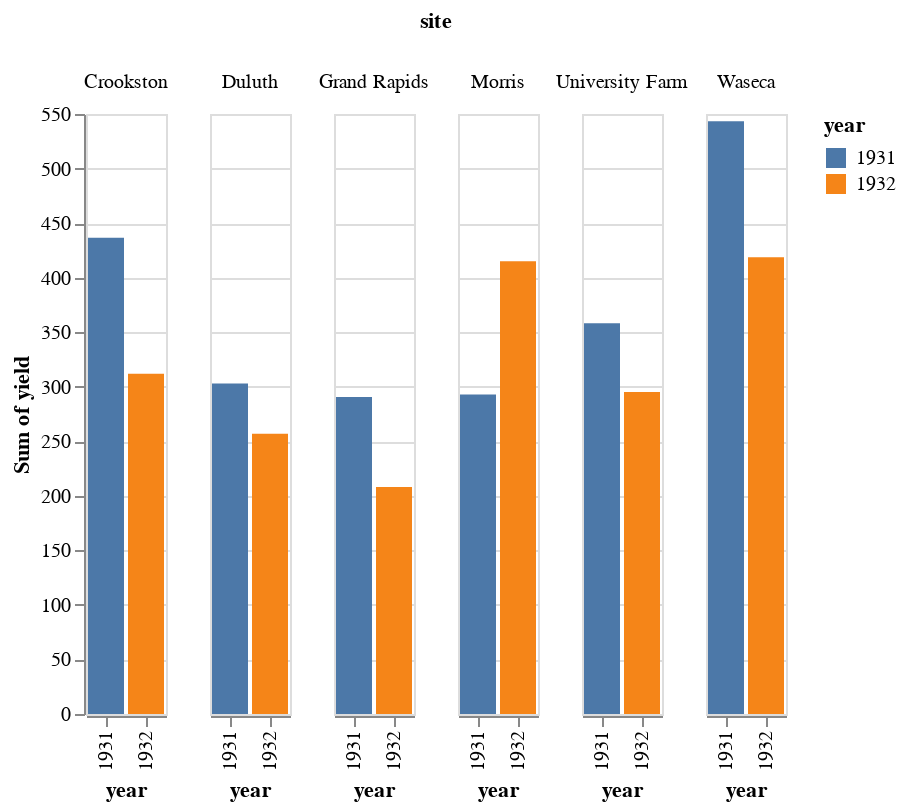

Notebook code cell kept with this figure:
### Code cell
import altair as alt
from vega_datasets import data

source = data.barley()



alt.Chart(source).mark_bar().encode(
    x='year:O',
    y='sum(yield):Q',
    color='year:N',
    column='site:N'
)

### Figure 1 — Vega-Lite specification as saved in the notebook (floating-point values rounded to 4 significant figures)
{"config": {"view": {"continuousWidth": 400, "continuousHeight": 300}}, "data": {"name": "data-093ece8c35bb2d41094cfb6138ec810b"}, "mark": "bar", "encoding": {"color": {"type": "nominal", "field": "year"}, "column": {"type": "nominal", "field": "site"}, "x": {"type": "ordinal", "field": "year"}, "y": {"type": "quantitative", "aggregate": "sum", "field": "yield"}}, "$schema": "https://vega.github.io/schema/vega-lite/v4.8.1.json", "datasets": {"data-093ece8c35bb2d41094cfb6138ec810b": [{"yield": 27.0, "variety": "Manchuria", "year": 1931, "site": "University Farm"}, {"yield": 48.87, "variety": "Manchuria", "year": 1931, "site": "Waseca"}, {"yield": 27.43, "variety": "Manchuria", "year": 1931, "site": "Morris"}, {"yield": 39.93, "variety": "Manchuria", "year": 1931, "site": "Crookston"}, {"yield": 32.97, "variety": "Manchuria", "year": 1931, "site": "Grand Rapids"}, {"yield": 28.97, "variety": "Manchuria", "year": 1931, "site": "Duluth"}, {"yield": 43.07, "variety": "Glabron", "year": 1931, "site": "University Farm"}, {"yield": 55.2, "variety": "Glabron", "year": 1931, "site": "Waseca"}, {"yield": 28.77, "variety": "Glabron", "year": 1931, "site": "Morris"}, {"yield": 38.13, "variety": "Glabron", "year": 1931, "site": "Crookston"}, {"yield": 29.13, "variety": "Glabron", "year": 1931, "site": "Grand Rapids"}, {"yield": 29.67, "variety": "Glabron", "year": 1931, "site": "Duluth"}, {"yield": 35.13, "variety": "Svansota", "year": 1931, "site": "University Farm"}, {"yield": 47.33, "variety": "Svansota", "year": 1931, "site": "Waseca"}, {"yield": 25.77, "variety": "Svansota", "year": 1931, "site": "Morris"}, {"yield": 40.47, "variety": "Svansota", "year": 1931, "site": "Crookston"}, {"yield": 29.67, "variety": "Svansota", "year": 1931, "site": "Grand Rapids"}, {"yield": 25.7, "variety": "Svansota", "year": 1931, "site": "Duluth"}, {"yield": 39.9, "variety": "Velvet", "year": 1931, "site": "University Farm"}, {"yield": 50.23, "variety": "Velvet", "year": 1931, "site": "Waseca"}, {"yield": 26.13, "variety": "Velvet", "year": 1931, "site": "Morris"}, {"yield": 41.33, "variety": "Velvet", "year": 1931, "site": "Crookston"}, {"yield": 23.03, "variety": "Velvet", "year": 1931, "site": "Grand Rapids"}, {"yield": 26.3, "variety": "Velvet", "year": 1931, "site": "Duluth"}, {"yield": 36.57, "variety": "Trebi", "year": 1931, "site": "University Farm"}, {"yield": 63.83, "variety": "Trebi", "year": 1931, "site": "Waseca"}, {"yield": 43.77, "variety": "Trebi", "year": 1931, "site": "Morris"}, {"yield": 46.93, "variety": "Trebi", "year": 1931, "site": "Crookston"}, {"yield": 29.77, "variety": "Trebi", "year": 1931, "site": "Grand Rapids"}, {"yield": 33.93, "variety": "Trebi", "year": 1931, "site": "Duluth"}, {"yield": 43.27, "variety": "No. 457", "year": 1931, "site": "University Farm"}, {"yield": 58.1, "variety": "No. 457", "year": 1931, "site": "Waseca"}, {"yield": 28.7, "variety": "No. 457", "year": 1931, "site": "Morris"}, {"yield": 45.67, "variety": "No. 457", "year": 1931, "site": "Crookston"}, {"yield": 32.17, "variety": "No. 457", "year": 1931, "site": "Grand Rapids"}, {"yield": 33.6, "variety": "No. 457", "year": 1931, "site": "Duluth"}, {"yield": 36.6, "variety": "No. 462", "year": 1931, "site": "University Farm"}, {"yield": 65.77, "variety": "No. 462", "year": 1931, "site": "Waseca"}, {"yield": 30.37, "variety": "No. 462", "year": 1931, "site": "Morris"}, {"yield": 48.57, "variety": "No. 462", "year": 1931, "site": "Crookston"}, {"yield": 24.93, "variety": "No. 462", "year": 1931, "site": "Grand Rapids"}, {"yield": 28.1, "variety": "No. 462", "year": 1931, "site": "Duluth"}, {"yield": 32.77, "variety": "Peatland", "year": 1931, "site": "University Farm"}, {"yield": 48.57, "variety": "Peatland", "year": 1931, "site": "Waseca"}, {"yield": 29.87, "variety": "Peatland", "year": 1931, "site": "Morris"}, {"yield": 41.6, "variety": "Peatland", "year": 1931, "site": "Crookston"}, {"yield": 34.7, "variety": "Peatland", "year": 1931, "site": "Grand Rapids"}, {"yield": 32.0, "variety": "Peatland", "year": 1931, "site": "Duluth"}, {"yield": 24.67, "variety": "No. 475", "year": 1931, "site": "University Farm"}, {"yield": 46.77, "variety": "No. 475", "year": 1931, "site": "Waseca"}, {"yield": 22.6, "variety": "No. 475", "year": 1931, "site": "Morris"}, {"yield": 44.1, "variety": "No. 475", "year": 1931, "site": "Crookston"}, {"yield": 19.7, "variety": "No. 475", "year": 1931, "site": "Grand Rapids"}, {"yield": 33.07, "variety": "No. 475", "year": 1931, "site": "Duluth"}, {"yield": 39.3, "variety": "Wisconsin No. 38", "year": 1931, "site": "University Farm"}, {"yield": 58.8, "variety": "Wisconsin No. 38", "year": 1931, "site": "Waseca"}, {"yield": 29.47, "variety": "Wisconsin No. 38", "year": 1931, "site": "Morris"}, {"yield": 49.87, "variety": "Wisconsin No. 38", "year": 1931, "site": "Crookston"}, {"yield": 34.47, "variety": "Wisconsin No. 38", "year": 1931, "site": "Grand Rapids"}, {"yield": 31.6, "variety": "Wisconsin No. 38", "year": 1931, "site": "Duluth"}, {"yield": 26.9, "variety": "Manchuria", "year": 1932, "site": "University Farm"}, {"yield": 33.47, "variety": "Manchuria", "year": 1932, "site": "Waseca"}, {"yield": 34.37, "variety": "Manchuria", "year": 1932, "site": "Morris"}, {"yield": 32.97, "variety": "Manchuria", "year": 1932, "site": "Crookston"}, {"yield": 22.13, "variety": "Manchuria", "year": 1932, "site": "Grand Rapids"}, {"yield": 22.57, "variety": "Manchuria", "year": 1932, "site": "Duluth"}, {"yield": 36.8, "variety": "Glabron", "year": 1932, "site": "University Farm"}, {"yield": 37.73, "variety": "Glabron", "year": 1932, "site": "Waseca"}, {"yield": 35.13, "variety": "Glabron", "year": 1932, "site": "Morris"}, {"yield": 26.17, "variety": "Glabron", "year": 1932, "site": "Crookston"}, {"yield": 14.43, "variety": "Glabron", "year": 1932, "site": "Grand Rapids"}, {"yield": 25.87, "variety": "Glabron", "year": 1932, "site": "Duluth"}, {"yield": 27.43, "variety": "Svansota", "year": 1932, "site": "University Farm"}, {"yield": 38.5, "variety": "Svansota", "year": 1932, "site": "Waseca"}, {"yield": 35.03, "variety": "Svansota", "year": 1932, "site": "Morris"}, {"yield": 20.63, "variety": "Svansota", "year": 1932, "site": "Crookston"}, {"yield": 16.63, "variety": "Svansota", "year": 1932, "site": "Grand Rapids"}, {"yield": 22.23, "variety": "Svansota", "year": 1932, "site": "Duluth"}, {"yield": 26.8, "variety": "Velvet", "year": 1932, "site": "University Farm"}, {"yield": 37.4, "variety": "Velvet", "year": 1932, "site": "Waseca"}, {"yield": 38.83, "variety": "Velvet", "year": 1932, "site": "Morris"}, {"yield": 32.07, "variety": "Velvet", "year": 1932, "site": "Crookston"}, {"yield": 32.23, "variety": "Velvet", "year": 1932, "site": "Grand Rapids"}, {"yield": 22.47, "variety": "Velvet", "year": 1932, "site": "Duluth"}, {"yield": 29.07, "variety": "Trebi", "year": 1932, "site": "University Farm"}, {"yield": 49.23, "variety": "Trebi", "year": 1932, "site": "Waseca"}, {"yield": 46.63, "variety": "Trebi", "year": 1932, "site": "Morris"}, {"yield": 41.83, "variety": "Trebi", "year": 1932, "site": "Crookston"}, {"yield": 20.63, "variety": "Trebi", "year": 1932, "site": "Grand Rapids"}, {"yield": 30.6, "variety": "Trebi", "year": 1932, "site": "Duluth"}, {"yield": 26.43, "variety": "No. 457", "year": 1932, "site": "University Farm"}, {"yield": 42.2, "variety": "No. 457", "year": 1932, "site": "Waseca"}, {"yield": 43.53, "variety": "No. 457", "year": 1932, "site": "Morris"}, {"yield": 34.33, "variety": "No. 457", "year": 1932, "site": "Crookston"}, {"yield": 19.47, "variety": "No. 457", "year": 1932, "site": "Grand Rapids"}, {"yield": 22.7, "variety": "No. 457", "year": 1932, "site": "Duluth"}, {"yield": 25.57, "variety": "No. 462", "year": 1932, "site": "University Farm"}, {"yield": 44.7, "variety": "No. 462", "year": 1932, "site": "Waseca"}, {"yield": 47.0, "variety": "No. 462", "year": 1932, "site": "Morris"}, {"yield": 30.53, "variety": "No. 462", "year": 1932, "site": "Crookston"}, {"yield": 19.9, "variety": "No. 462", "year": 1932, "site": "Grand Rapids"}, {"yield": 22.5, "variety": "No. 462", "year": 1932, "site": "Duluth"}, {"yield": 28.07, "variety": "Peatland", "year": 1932, "site": "University Farm"}, {"yield": 36.03, "variety": "Peatland", "year": 1932, "site": "Waseca"}, {"yield": 43.2, "variety": "Peatland", "year": 1932, "site": "Morris"}, {"yield": 25.23, "variety": "Peatland", "year": 1932, "site": "Crookston"}, {"yield": 26.77, "variety": "Peatland", "year": 1932, "site": "Grand Rapids"}, {"yield": 31.37, "variety": "Peatland", "year": 1932, "site": "Duluth"}, {"yield": 30.0, "variety": "No. 475", "year": 1932, "site": "University Farm"}, {"yield": 41.27, "variety": "No. 475", "year": 1932, "site": "Waseca"}, {"yield": 44.23, "variety": "No. 475", "year": 1932, "site": "Morris"}, {"yield": 32.13, "variety": "No. 475", "year": 1932, "site": "Crookston"}, {"yield": 15.23, "variety": "No. 475", "year": 1932, "site": "Grand Rapids"}, {"yield": 27.37, "variety": "No. 475", "year": 1932, "site": "Duluth"}, {"yield": 38.0, "variety": "Wisconsin No. 38", "year": 1932, "site": "University Farm"}, {"yield": 58.17, "variety": "Wisconsin No. 38", "year": 1932, "site": "Waseca"}, {"yield": 47.17, "variety": "Wisconsin No. 38", "year": 1932, "site": "Morris"}, {"yield": 35.9, "variety": "Wisconsin No. 38", "year": 1932, "site": "Crookston"}, {"yield": 20.67, "variety": "Wisconsin No. 38", "year": 1932, "site": "Grand Rapids"}, {"yield": 29.33, "variety": "Wisconsin No. 38", "year": 1932, "site": "Duluth"}]}}
